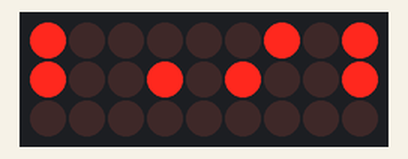
Bench run of a sketch on a simulated Arduino Uno, built with avr-gcc and run on an emulated ATmega328P. Parts: 9×3 LED matrix. Wiring (inferred from the names in the program): LED cube drawn one layer per row (orientation assumed): layers pin 3, pin 4, pin 2; columns pin 13, pin 9, pin 5, pin 12, pin 10, pin 6, pin 11, pin 8, pin 7. Random numbers use the default seed unless the sketch sets one.

Above: at 0.47 s.
At 4.28 s:
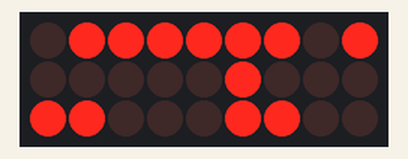
At 8.97 s:
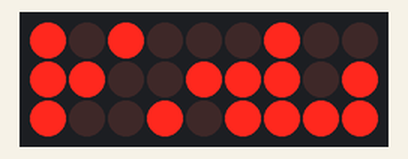
At 21.69 s:
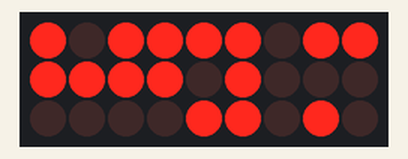
At 27.86 s:
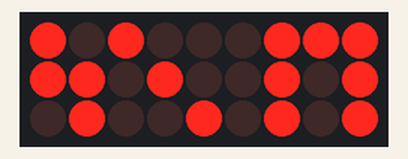
At 39.89 s:
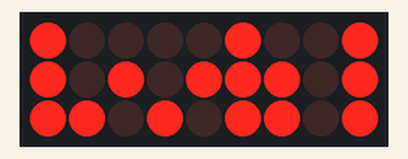

The sketch:

ch_03_led_cube.ino
```cpp
// Chapter 3. LED Cube

int ledPins[3][3] = {{13, 9, 5}, {12, 10, 6}, {11, 8, 7}};

int layerSelectPins[] = {3, 4, 2};

int model[3][3][3];
long period = 50;
long refreshPeriod = 5;

void setup()
{
  for (int x = 0; x < 3; x++)
  {
    for (int y = 0; y < 3; y++)
    {
      pinMode(ledPins[x][y], OUTPUT);
    }
  }
  pinMode(layerSelectPins[0], OUTPUT);
  pinMode(layerSelectPins[1], OUTPUT);
  pinMode(layerSelectPins[2], OUTPUT);

  model[0][0][0] = HIGH;
}

void loop()
{
  static long lastUpdate;
  long now = millis();
  if (now > lastUpdate + period)
  {
   animate();
   lastUpdate = now;
  }
  refresh();
}

void animate()
{
   model[random(3)][random(3)][random(3)] = HIGH;
   model[random(3)][random(3)][random(3)] = LOW;
}

void refresh()
{
  for (int layer = 0; layer < 3; layer++)
  {
    digitalWrite(layerSelectPins[layer], HIGH);
    for (int x = 0; x < 3; x++)
    {
      for (int y = 0; y < 3; y++)
      {
        digitalWrite(ledPins[y][x], model[layer][y][x]);
      }
    }
    delay(refreshPeriod);
    digitalWrite(layerSelectPins[layer], LOW);
  }
}
```
